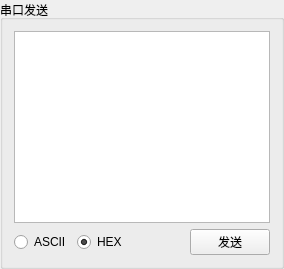
         <widget class="QGroupBox" name="groupBoxSerialSend">
          <property name="title">
           <string>串口发送</string>
          </property>
          <layout class="QGridLayout" name="gridLayout_8">
           <item row="0" column="0">
            <layout class="QVBoxLayout" name="verticalLayout_5">
             <item>
              <widget class="QTextEdit" name="textEditSendData"/>
             </item>
             <item>
              <layout class="QHBoxLayout" name="horizontalLayout_6">
               <item>
                <layout class="QHBoxLayout" name="horizontalLayout_7">
                 <item>
                  <widget class="QRadioButton" name="rBtnSendDataASCII">
                   <property name="text">
                    <string>ASCII</string>
                   </property>
                   <property name="checked">
                    <bool>false</bool>
                   </property>
                  </widget>
                 </item>
                 <item>
                  <widget class="QRadioButton" name="rBtnSendDataHex">
                   <property name="text">
                    <string>HEX</string>
                   </property>
                   <property name="checked">
                    <bool>true</bool>
                   </property>
                  </widget>
                 </item>
                </layout>
               </item>
               <item>
                <spacer name="horizontalSpacer_2">
                 <property name="orientation">
                  <enum>Qt::Horizontal</enum>
                 </property>
                 <property name="sizeHint" stdset="0">
                  <size>
                   <width>40</width>
                   <height>20</height>
                  </size>
                 </property>
                </spacer>
               </item>
               <item>
                <widget class="QPushButton" name="BtnSendData">
                 <property name="text">
                  <string>发送</string>
                 </property>
                </widget>
               </item>
              </layout>
             </item>
            </layout>
           </item>
          </layout>
         </widget>
